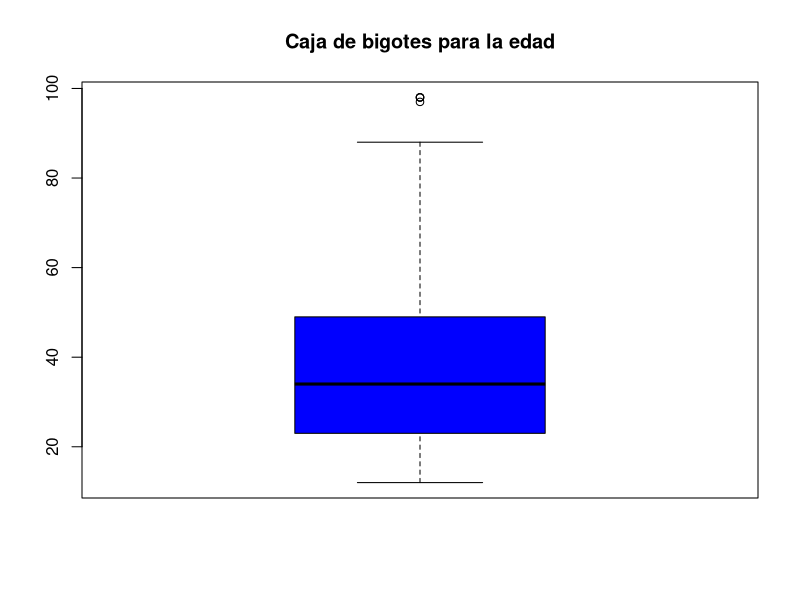
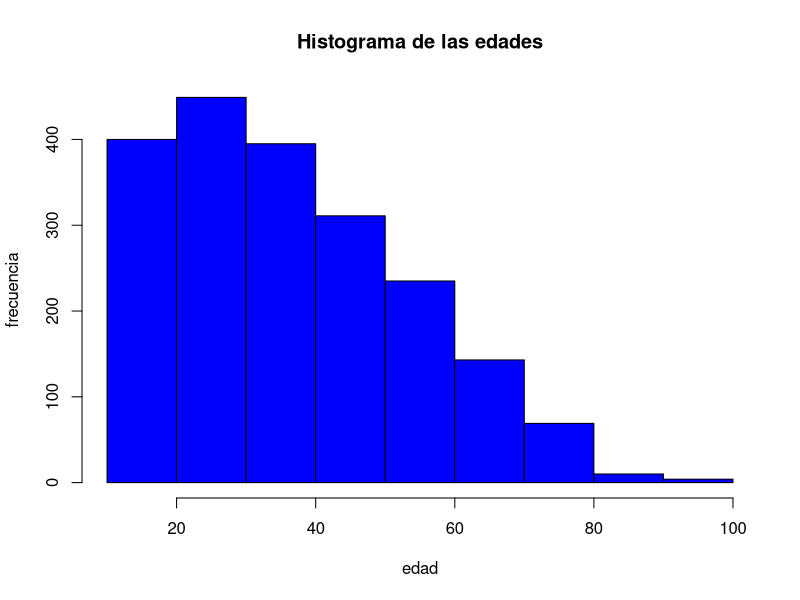
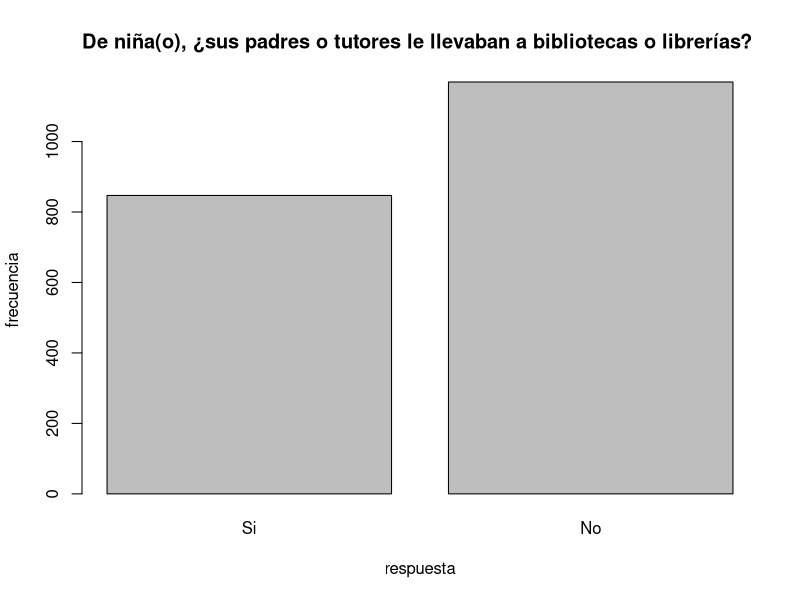
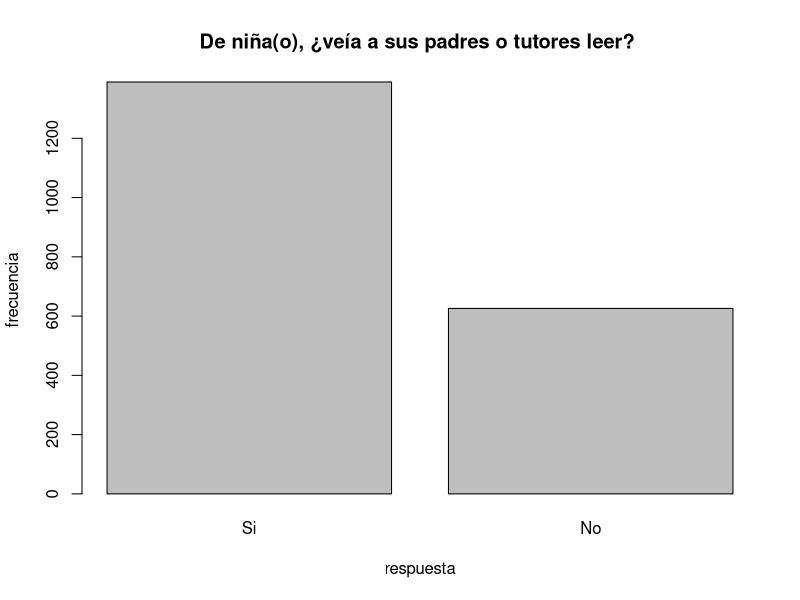
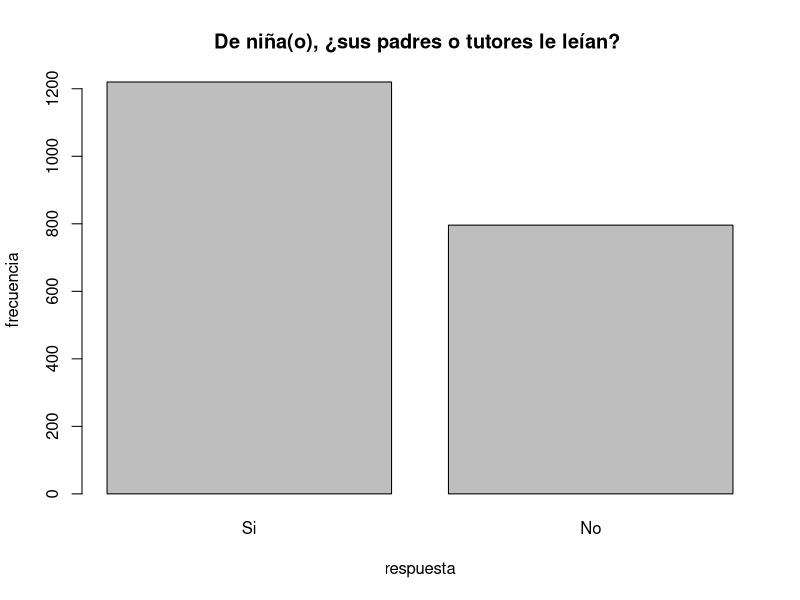

Reproduce these figures in R, in order.
## ---- chunk 1
knitr::opts_chunk$set(echo = TRUE)
## ---- chunk 2
datos <- read.csv("MOLEC_2025_limpia.csv")
var_rev <- datos[, c("edad", "m_p38a", "m_p38b", "m_p38c", "niv", "m_p36_2", "m_p33")]
## ---- chunk 3
edad <- var_rev[, 1]
tab_frec_e <- table(edad)

# Medidas descriptivas
prom_e <- mean(edad)
med_e <- median(edad)
rang_e <- max(edad) - min(edad)
moda_e <- names(tab_frec_e[tab_frec_e == max(tab_frec_e)])
desv_e <- sd(edad)
quantile(edad)

# Graficas
boxplot(edad, main = "Caja de bigotes para la edad", col = "blue")
hist(edad, main = "Histograma de las edades", ylab = "frecuencia", col = "blue")
## ---- chunk 4
m_p38a <- var_rev[, 2]
p38a_factor <- factor(m_p38a, levels = c(1,2), labels = c("Si", "No"))
tab_frec_38a <- table(p38a_factor)
barplot(tab_frec_38a, main = "De niña(o), ¿sus padres o tutores le llevaban a bibliotecas o librerías? ", ylab = "frecuencia", xlab = "respuesta")
## ---- chunk 5
si_38a <- m_p38a[m_p38a == 1]
prob_si_38a <- length(si_38a) / length(m_p38a)
prob_no_38a <- 1 - prob_si_38a
cat(" Probabilidad de decir que si: \n", prob_si_38a*100, "%\n", "Probabilidad de decir que no: \n", prob_no_38a*100, "%")
## ---- chunk 6
m_p38b <- var_rev[, 3]
p38b_factor <- factor(m_p38b, levels = c(1,2), labels = c("Si", "No"))
tab_frec_38b <- table(p38b_factor)
barplot(tab_frec_38b, main = "De niña(o), ¿veía a sus padres o tutores leer? ", ylab = "frecuencia", xlab = "respuesta")
## ---- chunk 7
si_38b <- m_p38b[m_p38b == 1]
prob_si_38b <- length(si_38b) / length(m_p38b)
prob_no_38b <- 1 - prob_si_38b
cat(" Probabilidad de decir que si: \n", prob_si_38b*100, "%\n", "Probabilidad de decir que no: \n", prob_no_38b*100, "%")
## ---- chunk 8
m_p38c <- var_rev[, 4]
p38c_factor <- factor(m_p38c, levels = c(1,2), labels = c("Si", "No"))
tab_frec_38c <- table(p38c_factor)
barplot(tab_frec_38c, main = "De niña(o), ¿sus padres o tutores le leían? ", ylab = "frecuencia", xlab = "respuesta")
## ---- chunk 9
si_38c <- m_p38c[m_p38c == 1]
prob_si_38c <- length(si_38c) / length(m_p38c)
prob_no_38c <- 1 - prob_si_38c
cat(" Probabilidad de decir que si: \n", prob_si_38c*100, "%\n", "Probabilidad de decir que no: \n", prob_no_38c*100, "%")
## ---- chunk 10
niv <- var_rev[, 5]
label_nivEdu <- c(
"2" = "Primaria",
"3" = "Secundaria",
"4" = "Normal",
"5" = "Técnica con secu.",
"6" = "Preparatoria",
"7" = "Técnica con prepa.",
"8" = "Profesional",
"9" = "Especialidad",
"10" = "Maestría",
"11" = "Doctorado",
"99" = "No especificado")
niv_factor <- factor(niv,
levels = c(2,3,4,5,6,7,8,9,10,11,99),
labels = label_nivEdu)
niv_38a_cruz <- table(p38a_factor, niv_factor)
print(niv_38a_cruz)
## ---- chunk 11
P_si_prof_38a <- niv_38a_cruz[1, 7] / sum(niv_38a_cruz[1, ])
P_no_prof_38a <- niv_38a_cruz[2, 7] / sum(niv_38a_cruz[2, ])
cat(" Probabilidad de graduarte de nivel profesional cuando tus papas si te llevan a bibliotecas en la infancia: \n", 
    P_si_prof_38a*100, "%\n", 
    "Probabilidad de graduarte de nivel profesional cuando tus papas no te llevan a bibliotecas en la infancia: \n", 
    P_no_prof_38a*100, "%")
## ---- chunk 12
niv_38b_cruz <- table(p38b_factor, niv_factor)
print(niv_38b_cruz)
## ---- chunk 13
P_si_prof_38b <- niv_38b_cruz[1, 7] / sum(niv_38b_cruz[1, ])
P_no_prof_38b <- niv_38b_cruz[2, 7] / sum(niv_38b_cruz[2, ])
cat(" Probabilidad de graduarte de nivel profesional si ves a tus padres leer en la infancia: \n", 
    P_si_prof_38b*100, "%\n", 
    "Probabilidad de graduarte de nivel profesional si no ves a tus papas leer en la infancia: \n", 
    P_no_prof_38b*100, "%")
## ---- chunk 14
niv_38c_cruz <- table(p38c_factor, niv_factor)
print(niv_38c_cruz)
## ---- chunk 15
P_si_prof_38c <- niv_38c_cruz[1, 7] / sum(niv_38c_cruz[1, ])
P_no_prof_38c <- niv_38c_cruz[2, 7] / sum(niv_38c_cruz[2, ])
cat(" Probabilidad de graduarte de nivel profesional si sus padres le leian en la infancia: \n", 
    P_si_prof_38c*100, "%\n", 
    "Probabilidad de graduarte de nivel profesional si sus padres no le leian en la infancia: \n", 
    P_no_prof_38c*100, "%")
## ---- chunk 16
p33 <- var_rev[, 7]
p33_factor <- factor(p33, levels = c(1, 2, 3, 4), labels = c("poca", "la mitad", "la mayor parte", "toda"))
p33_38a_cruz <- table(p38a_factor, p33_factor)
print(p33_38a_cruz)
## ---- chunk 17
P_si_lmp_38a <- (p33_38a_cruz[1, 3] + p33_38a_cruz[1, 4]) / sum(p33_38a_cruz[1, ])
P_no_lmp_38a <- (p33_38a_cruz[2, 3] + p33_38a_cruz[2, 4]) / sum(p33_38a_cruz[2, ])
P_si_poca_38a <- p33_38a_cruz[1, 1] / sum(p33_38a_cruz[1, ])
P_no_poca_38a <- p33_38a_cruz[2, 1] / sum(p33_38a_cruz[2, ])

cat(" Probabilidad de entender bien un texto si tus padres te llevaban a bibliotecas en la infancia: \n", 
    P_si_lmp_38a*100, "%\n", 
    "Probabilidad de entender bien un texto si tus padres no te llevaban a bibliotecas en la infancia: \n", 
    P_no_lmp_38a*100, "%\n",
    "Probabilidad de entender poco un texto si tus padres si te llevaban a bibliotecas en la infancia: \n", 
    P_si_poca_38a*100, "%\n",
    "Probabilidad de entender poco un texto si tus padres no te llevaban a bibliotecas en la infancia: \n", 
    P_no_poca_38a*100, "%\n")
## ---- chunk 18
p33_38b_cruz <- table(p38b_factor, p33_factor)
print(p33_38b_cruz)
## ---- chunk 19
P_si_lmp_38b <- (p33_38b_cruz[1, 3] + p33_38b_cruz[1, 4]) / sum(p33_38b_cruz[1, ])
P_no_lmp_38b <- (p33_38b_cruz[2, 3] + p33_38b_cruz[2, 4]) / sum(p33_38b_cruz[2, ])
P_si_poca_38b <- p33_38b_cruz[1, 1] / sum(p33_38b_cruz[1, ])
P_no_poca_38b <- p33_38b_cruz[2, 1] / sum(p33_38b_cruz[2, ])

cat(" Probabilidad de entender bien un texto si veia a sus padres leer: \n", 
    P_si_lmp_38b*100, "%\n", 
    "Probabilidad de entender bien un texto si no veia a sus padres leer: \n", 
    P_no_lmp_38b*100, "%\n",
    "Probabilidad de entender poco un texto si veia a sus padres leer: \n", 
    P_si_poca_38b*100, "%\n",
    "Probabilidad de entender poco un texto si no veia a sus padres leer: \n", 
    P_no_poca_38b*100, "%\n")
## ---- chunk 20
p33_38c_cruz <- table(p38c_factor, p33_factor)
print(p33_38c_cruz)
## ---- chunk 21
P_si_lmp_38c <- (p33_38c_cruz[1, 3] + p33_38c_cruz[1, 4]) / sum(p33_38c_cruz[1, ])
P_no_lmp_38c <- (p33_38c_cruz[2, 3] + p33_38c_cruz[2, 4]) / sum(p33_38c_cruz[2, ])
P_si_poca_38c <- p33_38c_cruz[1, 1] / sum(p33_38c_cruz[1, ])
P_no_poca_38c <- p33_38c_cruz[2, 1] / sum(p33_38c_cruz[2, ])

cat(" Probabilidad de entender bien un texto si le leian en la infancia: \n", 
    P_si_lmp_38c*100, "%\n", 
    "Probabilidad de entender bien un texto si no le leian en la infancia: \n", 
    P_no_lmp_38c*100, "%\n",
    "Probabilidad de entender poco un texto si le leian en la infancia: \n", 
    P_si_poca_38c*100, "%\n",
    "Probabilidad de entender poco un texto si no le leian en la infancia: \n", 
    P_no_poca_38c*100, "%\n")
## ---- chunk 22
p36_2 <- var_rev[, 6]
p36_2_factor <- factor(p36_2, levels = c(1, 2, 3), labels = c("De acuerdo", "Ni de acuerdo ni en desacuerdo", "En desacuerdo"))
p36_38a_cruz <- table(p38a_factor, p36_2_factor)
print(p36_38a_cruz)
## ---- chunk 23
P_si_Ed_38a <- p36_38a_cruz[1, 3] / sum(p36_38a_cruz[1, ])
P_no_Ed_38a <- p36_38a_cruz[2, 3] / sum(p36_38a_cruz[2, ])
P_si_Da_38a <- p36_38a_cruz[1, 1] / sum(p36_38a_cruz[1, ])
P_no_Da_38a <- p36_38a_cruz[2, 1] / sum(p36_38a_cruz[2, ])

cat(" Probabilidad de tener buena capacidad de atencion si le llevaban a bibliotecas: \n", 
    P_si_Ed_38a*100, "%\n", 
    "Probabilidad de tener buena capacidad de atencion si no le llevaban a bibliotecas: \n", 
    P_no_Ed_38a*100, "%\n",
    "Probabilidad de tener mala capacidad de atencion si le llevaban a bibliotecas: \n", 
    P_si_Da_38a*100, "%\n",
    "Probabilidad de tener mala capacidad de atencion si no le llevaban a bibliotecas: \n", 
    P_no_Da_38a*100, "%\n")
## ---- chunk 24
p36_38b_cruz <- table(p38b_factor, p36_2_factor)
print(p36_38b_cruz)
## ---- chunk 25
P_si_Ed_38b <- p36_38b_cruz[1, 3] / sum(p36_38b_cruz[1, ])
P_no_Ed_38b <- p36_38b_cruz[2, 3] / sum(p36_38b_cruz[2, ])
P_si_Da_38b <- p36_38b_cruz[1, 1] / sum(p36_38b_cruz[1, ])
P_no_Da_38b <- p36_38b_cruz[2, 1] / sum(p36_38b_cruz[2, ])

cat(" Probabilidad de tener buena capacidad de atencion si veia a sus padres leer: \n", 
    P_si_Ed_38b*100, "%\n", 
    "Probabilidad de tener buena capacidad de atencion si no veia a sus padres leer: \n", 
    P_no_Ed_38b*100, "%\n",
    "Probabilidad de tener mala capacidad de atencion si veia a sus padres leer: \n", 
    P_si_Da_38b*100, "%\n",
    "Probabilidad de tener mala capacidad de atencion si no veia a sus padres leer: \n", 
    P_no_Da_38b*100, "%\n")
## ---- chunk 26
p36_38c_cruz <- table(p38c_factor, p36_2_factor)
print(p36_38c_cruz)
## ---- chunk 27
P_si_Ed_38c <- p36_38c_cruz[1, 3] / sum(p36_38c_cruz[1, ])
P_no_Ed_38c <- p36_38c_cruz[2, 3] / sum(p36_38c_cruz[2, ])
P_si_Da_38c <- p36_38c_cruz[1, 1] / sum(p36_38c_cruz[1, ])
P_no_Da_38c <- p36_38c_cruz[2, 1] / sum(p36_38c_cruz[2, ])

cat(" Probabilidad de tener buena capacidad de atencion si sus padres le leian en la infancia: \n", 
    P_si_Ed_38c*100, "%\n", 
    "Probabilidad de tener buena capacidad de atencion si sus padres no le leian en la infancia: \n", 
    P_no_Ed_38c*100, "%\n",
    "Probabilidad de tener mala capacidad de atencion si sus padres le leian en la infancia: \n", 
    P_si_Da_38c*100, "%\n",
    "Probabilidad de tener mala capacidad de atencion si sus padres no le leian en la infancia: \n", 
    P_no_Da_38c*100, "%\n")
